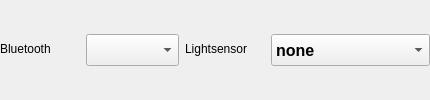
            <widget class="QWidget" name="horizontalWidget10" native="true">
             <property name="sizePolicy">
              <sizepolicy hsizetype="Expanding" vsizetype="Fixed">
               <horstretch>0</horstretch>
               <verstretch>0</verstretch>
              </sizepolicy>
             </property>
             <layout class="QHBoxLayout" name="horizontalLayout_35">
              <property name="leftMargin">
               <number>0</number>
              </property>
              <property name="topMargin">
               <number>0</number>
              </property>
              <property name="rightMargin">
               <number>0</number>
              </property>
              <property name="bottomMargin">
               <number>0</number>
              </property>
              <item>
               <widget class="QWidget" name="formWidget6" native="true">
                <property name="sizePolicy">
                 <sizepolicy hsizetype="Expanding" vsizetype="Fixed">
                  <horstretch>0</horstretch>
                  <verstretch>0</verstretch>
                 </sizepolicy>
                </property>
                <layout class="QFormLayout" name="formLayout_34">
                 <property name="leftMargin">
                  <number>0</number>
                 </property>
                 <property name="topMargin">
                  <number>0</number>
                 </property>
                 <property name="rightMargin">
                  <number>0</number>
                 </property>
                 <property name="bottomMargin">
                  <number>0</number>
                 </property>
                 <item row="0" column="0">
                  <widget class="QLabel" name="labelHardwareBluetooth">
                   <property name="sizePolicy">
                    <sizepolicy hsizetype="Fixed" vsizetype="Fixed">
                     <horstretch>0</horstretch>
                     <verstretch>0</verstretch>
                    </sizepolicy>
                   </property>
                   <property name="minimumSize">
                    <size>
                     <width>80</width>
                     <height>30</height>
                    </size>
                   </property>
                   <property name="maximumSize">
                    <size>
                     <width>80</width>
                     <height>16777215</height>
                    </size>
                   </property>
                   <property name="text">
                    <string>Bluetooth</string>
                   </property>
                  </widget>
                 </item>
                 <item row="0" column="1">
                  <widget class="QComboBox" name="comboBoxBluetooth">
                   <property name="sizePolicy">
                    <sizepolicy hsizetype="Expanding" vsizetype="Fixed">
                     <horstretch>0</horstretch>
                     <verstretch>0</verstretch>
                    </sizepolicy>
                   </property>
                   <property name="minimumSize">
                    <size>
                     <width>0</width>
                     <height>32</height>
                    </size>
                   </property>
                   <property name="maximumSize">
                    <size>
                     <width>16777215</width>
                     <height>32</height>
                    </size>
                   </property>
                   <property name="font">
                    <font>
                     <pointsize>12</pointsize>
                     <weight>75</weight>
                     <bold>true</bold>
                    </font>
                   </property>
                   <property name="styleSheet">
                    <string notr="true">QScrollBar { 
	width: 40px;
	background-color: rgba(85, 87, 83, 0.7);
}
QComboBox::item {
	padding-top: 6px;
	padding-bottom: 6px;
	height: 32px;
	min-height: 32px;
}
QComboBox::item:selected {
	background-color: rgb(78, 154, 6);
	padding-top: 6px;
	padding-bottom: 6px;
	height: 32px;
	min-height: 32px;
}</string>
                   </property>
                  </widget>
                 </item>
                </layout>
               </widget>
              </item>
              <item>
               <widget class="QWidget" name="formWidget_21" native="true">
                <property name="sizePolicy">
                 <sizepolicy hsizetype="Expanding" vsizetype="Fixed">
                  <horstretch>0</horstretch>
                  <verstretch>0</verstretch>
                 </sizepolicy>
                </property>
                <layout class="QFormLayout" name="formLayout_35">
                 <property name="leftMargin">
                  <number>0</number>
                 </property>
                 <property name="topMargin">
                  <number>0</number>
                 </property>
                 <property name="rightMargin">
                  <number>0</number>
                 </property>
                 <property name="bottomMargin">
                  <number>0</number>
                 </property>
                 <item row="0" column="1">
                  <widget class="QComboBox" name="comboBoxLS">
                   <property name="sizePolicy">
                    <sizepolicy hsizetype="Expanding" vsizetype="Fixed">
                     <horstretch>0</horstretch>
                     <verstretch>0</verstretch>
                    </sizepolicy>
                   </property>
                   <property name="minimumSize">
                    <size>
                     <width>0</width>
                     <height>32</height>
                    </size>
                   </property>
                   <property name="maximumSize">
                    <size>
                     <width>16777215</width>
                     <height>32</height>
                    </size>
                   </property>
                   <property name="font">
                    <font>
                     <pointsize>12</pointsize>
                     <weight>75</weight>
                     <bold>true</bold>
                    </font>
                   </property>
                   <property name="styleSheet">
                    <string notr="true">QScrollBar { 
	width: 40px;
	background-color: rgba(85, 87, 83, 0.7);
}
QComboBox::item {
	padding-top: 6px;
	padding-bottom: 6px;
	height: 32px;
	min-height: 32px;
}
QComboBox::item:selected {
	background-color: rgb(78, 154, 6);
	padding-top: 6px;
	padding-bottom: 6px;
	height: 32px;
	min-height: 32px;
}</string>
                   </property>
                   <item>
                    <property name="text">
                     <string>none</string>
                    </property>
                   </item>
                   <item>
                    <property name="text">
                     <string>enabled (tsl2561)</string>
                    </property>
                   </item>
                  </widget>
                 </item>
                 <item row="0" column="0">
                  <widget class="QLabel" name="labelHardwareLS">
                   <property name="sizePolicy">
                    <sizepolicy hsizetype="Fixed" vsizetype="Fixed">
                     <horstretch>0</horstretch>
                     <verstretch>0</verstretch>
                    </sizepolicy>
                   </property>
                   <property name="minimumSize">
                    <size>
                     <width>80</width>
                     <height>30</height>
                    </size>
                   </property>
                   <property name="maximumSize">
                    <size>
                     <width>80</width>
                     <height>30</height>
                    </size>
                   </property>
                   <property name="text">
                    <string>Lightsensor</string>
                   </property>
                  </widget>
                 </item>
                </layout>
               </widget>
              </item>
             </layout>
            </widget>
